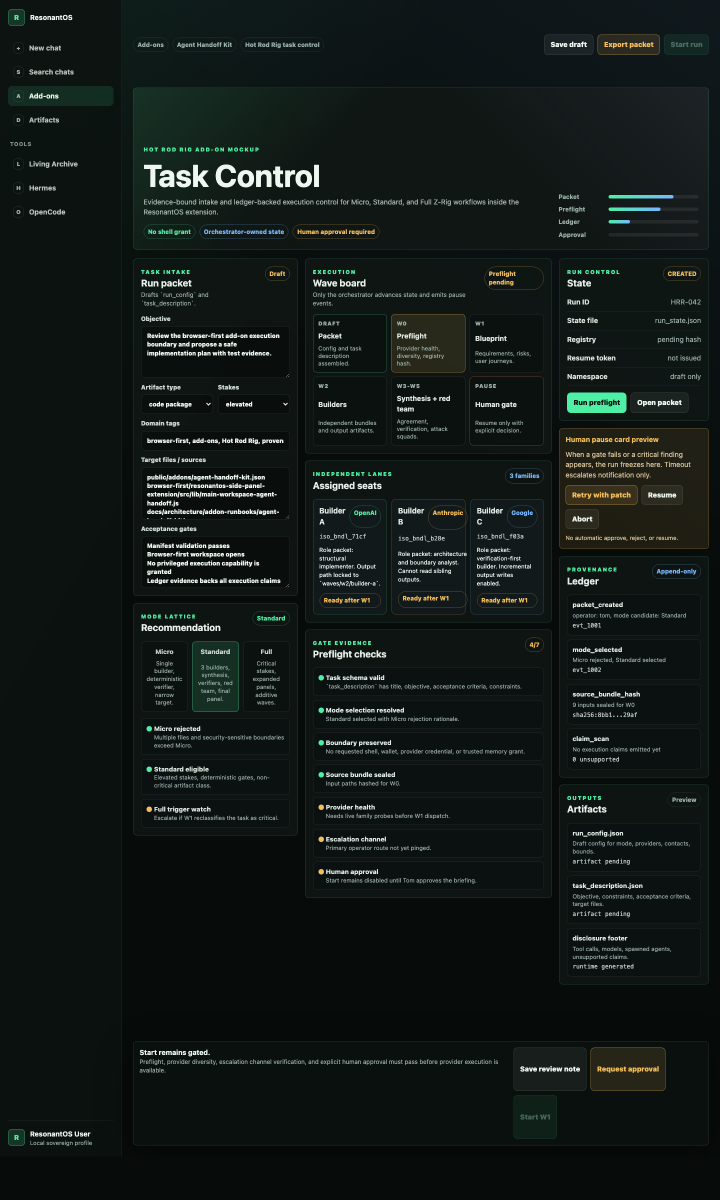
#> input picture test-artifacts/hot-rod-rig-task-control-mockup.png, 1440 x 2400 px, given in place of test-artifacts, which was not available (shown at 1/2 size)
$ python veil-metrics.py ../../../test-artifacts
#> lines starting #> are read from the running program, lines starting #| are printed output that depends on the picture; pictures that were not available may be replaced by others from this repository, and a replacement may not be noted
#!/usr/bin/env python3

# Augmentor — dsh-augmentor plugin, pipe, and Chromium extension
# Copyright © 2026 Manolo Remiddi
# SPDX-License-Identifier: MIT
# License: MIT — see LICENSE at the repository root.

"""Quantitative surrogate for visual judgment of the frost veil.

Compares screenshots (with veil, without veil / old fog) on the axes the
brief cares about:

  see-through      luminance correlation of the center region vs the bare page
  3D / relief      luminance std + laplacian (texture) energy in the center
  highlights       count + centroid of near-white glints (specular/snow)
  shadows          count of near-black pixels in the center (cavity shadow)
  green family     g-r and g-b deltas (green must lead, not white/blue)
  edge density     edges must read denser/greener than the center (vignette)
  fluid motion     mean abs diff between two frames, full vs 1/8 low-freq
  parallax         glint-centroid displacement between two pointer positions

Usage:
  python3 veil-metrics.py shot.png [--ref bare.png] [--label name]
  python3 veil-metrics.py a.png b.png            # motion/parallax between frames
  python3 veil-metrics.py a.png b.png --ref c.png
"""
import argparse
import json
import sys

import numpy as np
from PIL import Image


def load(path):
    return np.asarray(Image.open(path).convert("RGB"), dtype=np.float32)


def region(img, x0, x1, y0, y1):
    h, w, _ = img.shape
    return img[int(h * y0): int(h * y1), int(w * x0): int(w * x1)]


def lum(r):
    return 0.2126 * r[..., 0] + 0.7152 * r[..., 1] + 0.0722 * r[..., 2]


def lap_var(r):
    l = lum(r)
    lap = l[2:, 1:-1] + l[:-2, 1:-1] + l[1:-1, 2:] + l[1:-1, :-2] - 4 * l[1:-1, 1:-1]
    return float(lap.var())


def analyze(img, label):
    h, w, _ = img.shape
    center = region(img, 0.35, 0.65, 0.30, 0.70)
    edges = np.concatenate(
        [
            region(img, 0.0, 0.04, 0.0, 1.0).reshape(-1, 3),
            region(img, 0.96, 1.0, 0.0, 1.0).reshape(-1, 3),
            region(img, 0.0, 1.0, 0.0, 0.04).reshape(-1, 3),
            region(img, 0.0, 1.0, 0.96, 1.0).reshape(-1, 3),
        ],
        axis=0,
    )
    cl, el = lum(center), lum(edges)
    glints = cl > 232
    dark = cl < 60
    cx, cy = (
        float(np.where(glints)[1].mean()),
        float(np.where(glints)[0].mean()),
    ) if glints.any() else (None, None)
    out = {
        "label": label,
        "size": [w, h],
        "center_mean_rgb": [round(v, 1) for v in center.reshape(-1, 3).mean(0)],
        "center_lum": round(float(cl.mean()), 1),
        "center_relief": round(float(cl.std()), 2),
        "center_texture": round(lap_var(center), 1),
        "center_glints": int(glints.sum()),
        "center_dark": int(dark.sum()),
        "glint_centroid": [round(cx, 1), round(cy, 1)] if cx is not None else None,
        "center_gr": round(float(center[..., 1].mean() - center[..., 0].mean()), 1),
        "center_gb": round(float(center[..., 1].mean() - center[..., 2].mean()), 1),
        "edge_mean_rgb": [round(v, 1) for v in edges.mean(0)],
        "edge_lum": round(float(el.mean()), 1),
        "edge_gr": round(float(edges[:, 1].mean() - edges[:, 0].mean()), 1),
        "edge_gb": round(float(edges[:, 1].mean() - edges[:, 2].mean()), 1),
        "edge_density": round(float(el.mean() / max(cl.mean(), 1e-3)), 3),
    }
    return out


def ref_check(img, ref):
    a = lum(region(img, 0.35, 0.65, 0.30, 0.70))
    b = lum(region(ref, 0.35, 0.65, 0.30, 0.70))
    corr = float(np.corrcoef(a.ravel(), b.ravel())[0, 1])
    d = a - b
    # Veil-added high-frequency content (relief + micro-facets + glints),
    # isolated from the page's own texture.
    lap = d[2:, 1:-1] + d[:-2, 1:-1] + d[1:-1, 2:] + d[1:-1, :-2] - 4 * d[1:-1, 1:-1]
    new_bright = (a > 235) & (b < 210)
    new_dark = (a < 100) & (b > 140)
    nbc = (float(np.where(new_bright)[1].mean()), float(np.where(new_bright)[0].mean())) if new_bright.any() else (None, None)
    out = analyze(img, "ref")
    out["see_through_corr"] = round(corr, 4)
    out["center_shift"] = round(float(a.mean() - b.mean()), 1)
    out["veil_mod_depth"] = round(float(d.std()), 2)
    out["veil_added_texture"] = round(float(lap.var()), 1)
    out["veil_new_bright_px"] = int(new_bright.sum())
    out["veil_new_dark_px"] = int(new_dark.sum())
    out["veil_new_bright_centroid"] = [round(nbc[0], 1), round(nbc[1], 1)] if nbc[0] is not None else None
    return out


def diff(a, b, label):
    ca = region(a, 0.35, 0.65, 0.30, 0.70)
    cb = region(b, 0.35, 0.65, 0.30, 0.70)
    da = ca[::8, ::8]
    db = cb[::8, ::8]
    la, lb = lum(a), lum(b)
    gla, glb = la > 232, lb > 232
    ca_c = (float(np.where(gla)[1].mean()), float(np.where(gla)[0].mean())) if gla.any() else None
    cb_c = (float(np.where(glb)[1].mean()), float(np.where(glb)[0].mean())) if glb.any() else None
    disp = None
    if ca_c and cb_c:
        disp = round(float(np.hypot(ca_c[0] - cb_c[0], ca_c[1] - cb_c[1])), 1)
    return {
        "label": label,
        "mad_center": round(float(np.abs(ca - cb).mean()), 2),
        "mad_lowfreq": round(float(np.abs(da - db).mean()), 2),
        "mad_full": round(float(np.abs(la - lb).mean()), 2),
        "glint_centroid_displacement": disp,
    }


def main():
    ap = argparse.ArgumentParser()
    ap.add_argument("imgs", nargs="+")
    ap.add_argument("--ref", help="bare-page screenshot for the see-through correlation")
    ap.add_argument("--label", default=None)
    args = ap.parse_args()
    imgs = [load(p) for p in args.imgs]
#> imgs = 1 item
    results = []
    if len(imgs) == 1:
        if args.ref:
            results.append(ref_check(imgs[0], load(args.ref)))
        else:
            results.append(analyze(imgs[0], args.label or args.imgs[0]))
#> in region, `return img[int(h * y0): int(h * y1), int(w * x0): int(w * x1)]`:
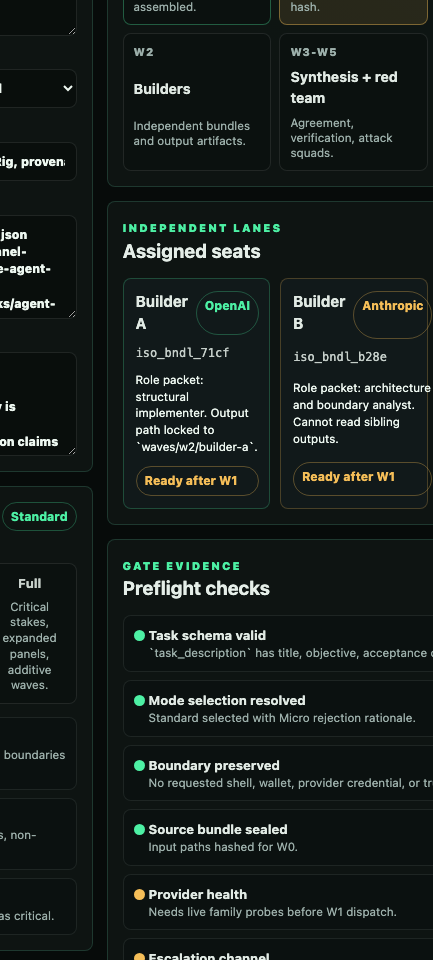
#> returned value: shape (960, 433, 3) float32; mean of channels 0, 1, 2 23.2, 30.3, 27.9; drawn as R, G, B
#> call 4 of region, with x0 = 0, x1 = 1, y0 = 0, y1 = 0.04
#> in region (call 4), `return img[int(h * y0): int(h * y1), int(w * x0): int(w * x1)]`:
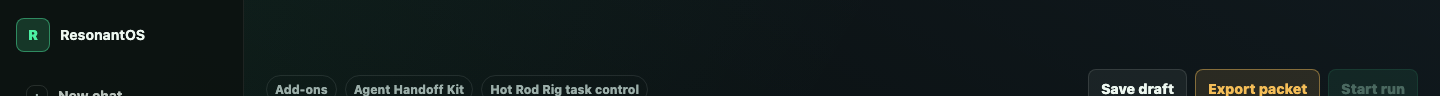
#> returned value: shape (96, 1440, 3) float32; mean of channels 0, 1, 2 18.8, 28, 27.9; drawn as R, G, B
#> in region (call 5), `return img[int(h * y0): int(h * y1), int(w * x0): int(w * x1)]`:
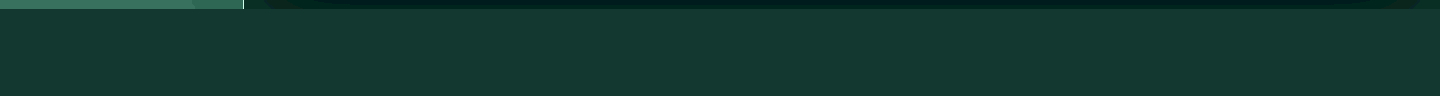
#> returned value: shape (96, 1440, 3) float32; mean of channels 0, 1, 2 6.9, 10.9, 9.9; drawn with min black and max white
#> in analyze, `glints = cl > 232`:
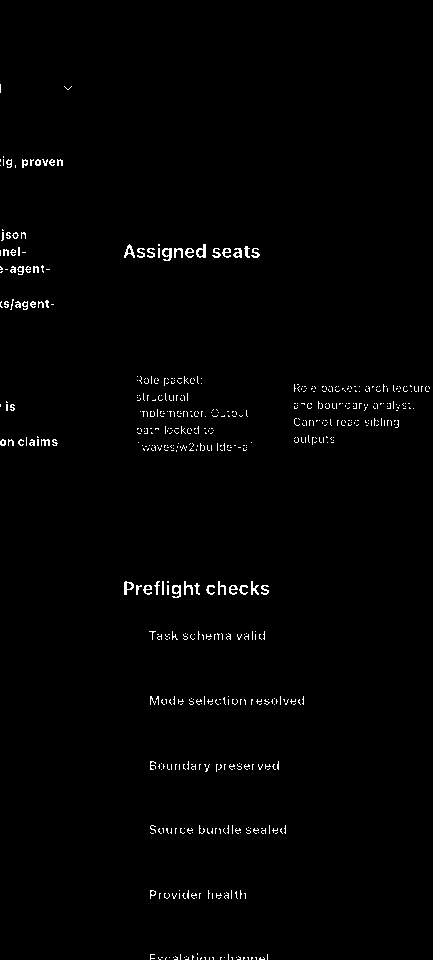
#> glints: shape (960, 433) bool; 1.2% white in thin lines or dots
#> in analyze, `dark = cl < 60`:
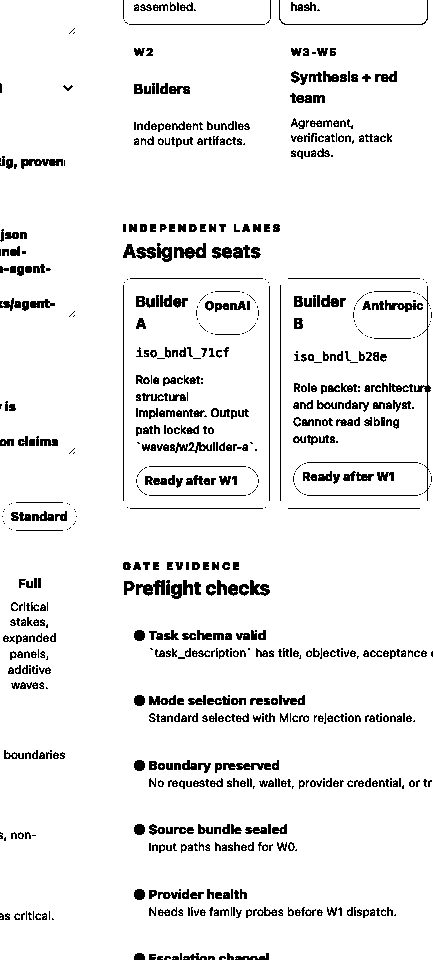
#> dark: shape (960, 433) bool; 92.9% white; black in thin lines or dots
#> in analyze, `cx, cy = ( float(np.where(glints)[1].mean()), float(np.where(glints)[0..`: cx = 183.2; cy = 494.3
#> in lap_var, `lap = l[2:, 1:-1] + l[:-2, 1:-1] + l[1:-1, 2:] + l[1:-1, :-2] - 4 * l[..`:
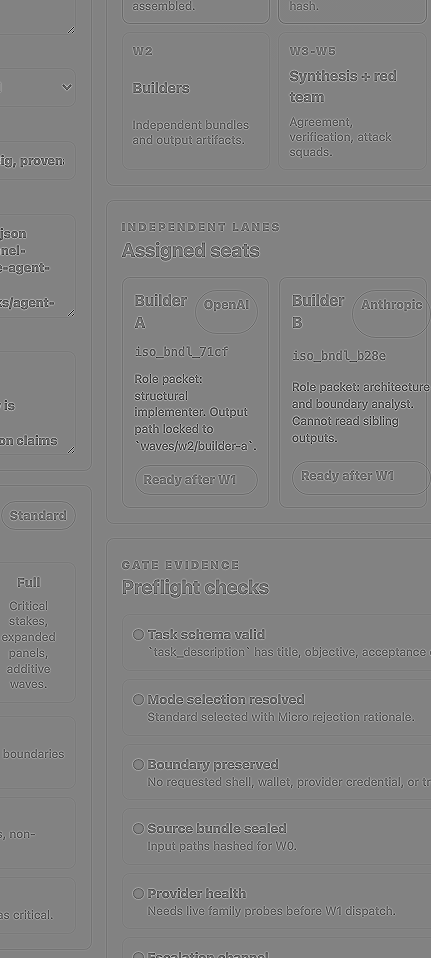
#> lap: shape (958, 431) float32; min -649, max 623.9, mean 0; drawn with min black and max white
    else:
        for a, b in zip(imgs[:-1], imgs[1:]):
            results.append(diff(a, b, "diff"))
        if args.ref:
            results.append(ref_check(imgs[0], load(args.ref)))
    def _py(o):
        if isinstance(o, np.generic):
            return o.item()
        return o
    print(json.dumps(results, indent=2, default=_py))
#> (printed output is left out)


if __name__ == "__main__":
    main()
